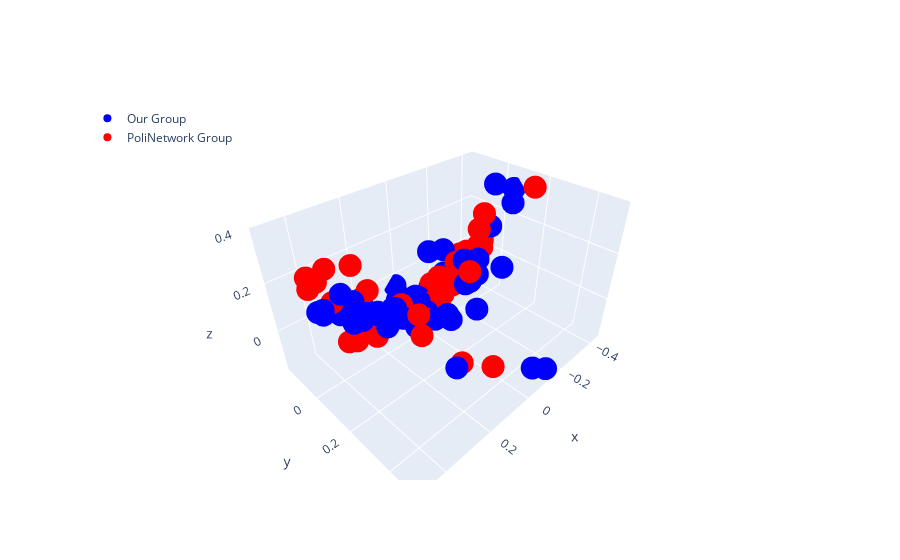

Here is the notebook cell this chart was saved with:
### Code cell
plot_and_compare_reduced_embeddings_3D(texts, poli_texts_strings, "en", "it", "Our Group", "PoliNetwork Group")
